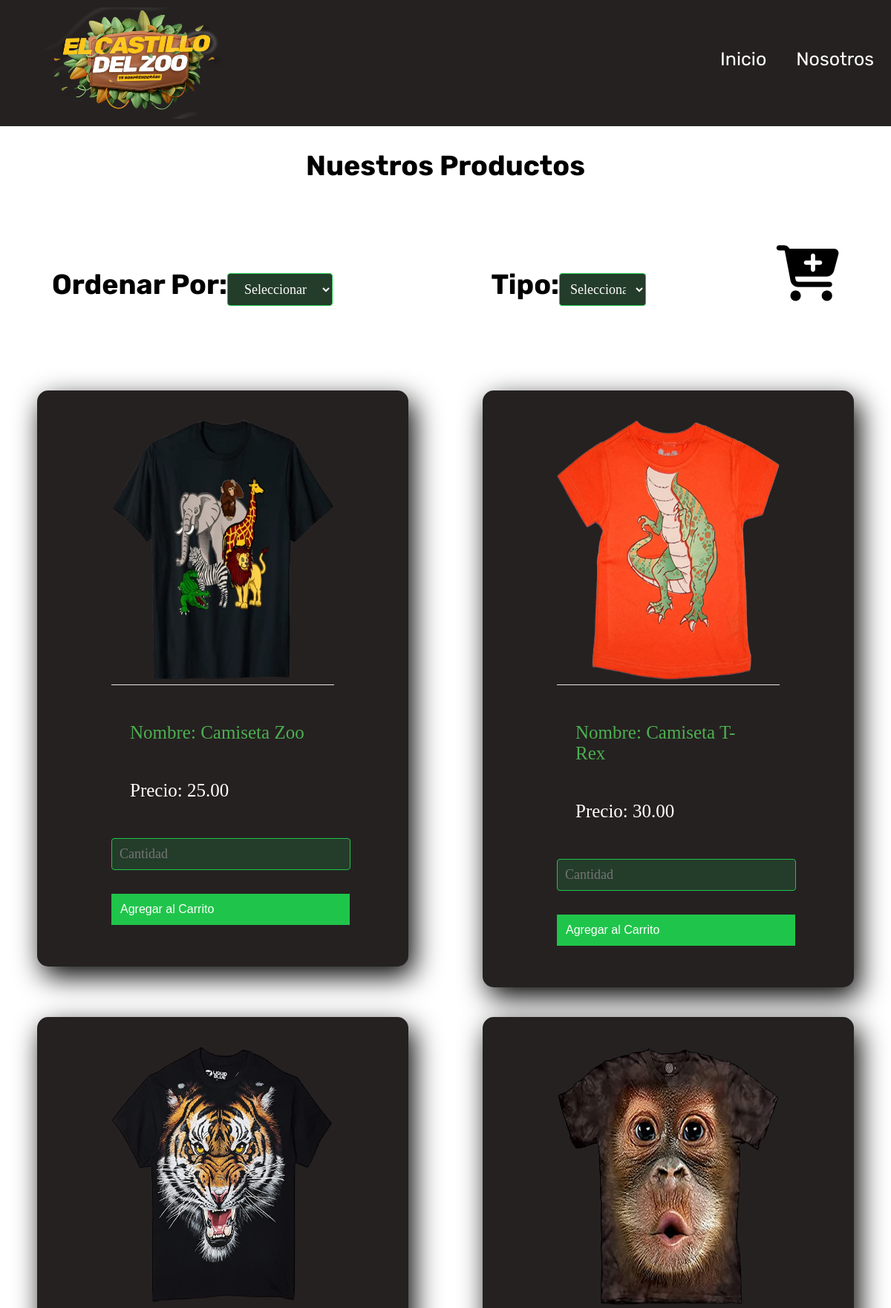
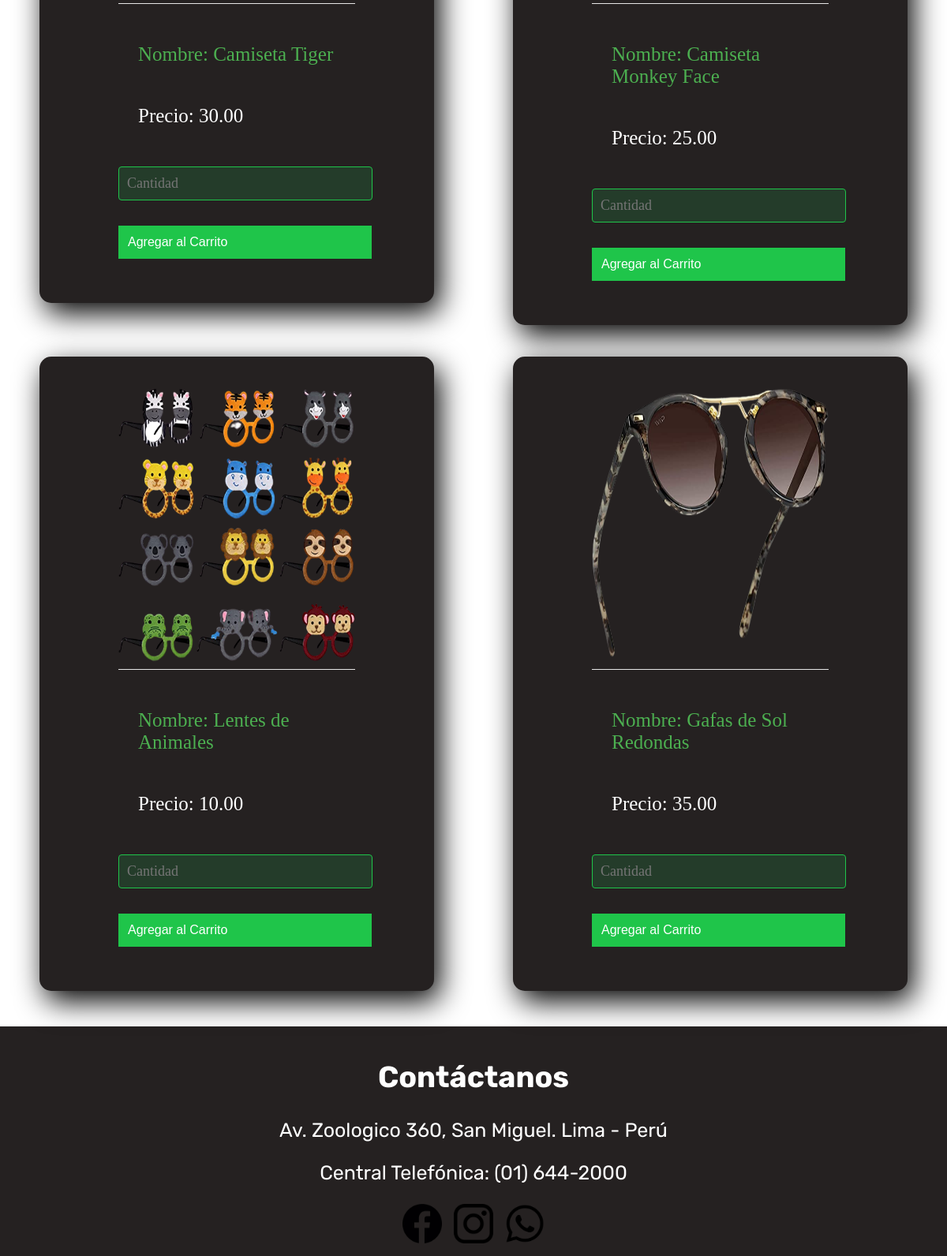
Page /paginas/productos.php?codigof=T003 on the committed database (2 pictures, top to bottom).
### tables this page shows
CREATE TABLE `producto` (
  `codpro` varchar(10) NOT NULL,
  `nompro` varchar(100) NOT NULL,
  `prepro` double(10,2) NOT NULL,
  `fotpro` varchar(100) NOT NULL,
  `codtip` varchar(10) NOT NULL
);

### controlador/conexion.php (called while the page is built, shortened)
<?php
function listarProducto($conn){
    $sql="select codpro, nompro, prepro, fotpro, codtip from producto";
    $res= mysqli_query($conn, $sql);
    $vec=array();
    while($f= mysqli_fetch_array($res))
        $vec[]=$f;
    return $vec;
}
function listarProductoFiltro($conn,$codf){
    if ($codf === 'menor') {
        $sql="select codpro, nompro, prepro, fotpro, codtip from producto order by 3 asc";
    } else if ($codf === 'mayor') {
        $sql="select codpro, nompro, prepro, fotpro, codtip from producto order by 3 desc";
    } else if ($codf === 'az') {
        $sql="select codpro, nompro, prepro, fotpro, codtip from producto order by 2 asc";
    } else if ($codf === 'za') {
        $sql="select codpro, nompro, prepro, fotpro, codtip from producto order by 2 desc";
    } else {
        $sql="select codpro, nompro, prepro, fotpro, codtip from producto where codtip='$codf'";
    }
    $res= mysqli_query($conn, $sql);
    $vec=array();
    while($f= mysqli_fetch_array($res))
        $vec[]=$f;
    return $vec;
}
?>

### paginas/productos.php (the view, shortened to what this page needs)
<!DOCTYPE html>
<html>
<head>
	<link rel="stylesheet" type="text/css" href="../css/css.css">
</head>
<body class="indext">
	<?php
		include "../includes/cabecera2.php";
	?>
	<?php
	require('../controlador/conexion.php');
	$conn = conectar();
	?>
	<section class="section_all">
	<div class="container-productos">
	<h1 align="center" style="color: #000000;">Nuestros Productos</h1>
	<div class="carrito">
	<h1>Ordenar Por:</h1>
	<form action="" method="post" class="carrito-item">
		<select name="codigof" onchange="this.form.submit()" class="controls1" style="width: 40%; text-align: center;">
		<option value="mas">Seleccionar</option>
		</select>
	</form>
	<h1>Tipo:</h1>
	<form action="" method="post" class="carrito-item">
		<select name="codigof" onchange="this.form.submit()" class="controls1" style="width: 40%; text-align: center">
		<option value="mas">Seleccionar</option>
		</select>
	</form>
	<div class="boton">
		<a href="carrito.php"><i class="icon fa-solid fa-cart-plus" style="color: #000000;"></i></a>
	</div>
	</div>
	</div>
	<?php
	$vector = listarProducto($conn);
		if(isset($_REQUEST['codigof'])){
			$codf= $_REQUEST['codigof'];
			if ($codf==='mas') {
				$vector = listarProducto($conn);
			} else if ($codf === 'menor') {
				$vector = listarProductoFiltro($conn,$codf);
			} else if ($codf === 'mayor') {
				$vector = listarProductoFiltro($conn,$codf);
			} else if ($codf === 'az') {
				$vector = listarProductoFiltro($conn,$codf);
			} else if ($codf === 'za') {
				$vector = listarProductoFiltro($conn,$codf);
			} else {
				$vector = listarProductoFiltro($conn,$codf);
			}
		}
	?>
	<div class="productos">
	<?php
		foreach ($vector as $key => $value) {
	?>
		<div class="container-productos">
		<div class="form-productos2">
		<div class="item-producto">
			<img src="../imagenes/<?=$value[3]?>" width="300" height="350"><br>
			<div class="informacion">
			<p style="color:#4CAF50 ">Nombre: <?=$value[1]?> </p>
			<p>Precio: <?=$value[2]?> </p>
			</div>
			<form action="productos.php" method="post">
				<input style="text-align: left;" type="text" class="controls" placeholder="Cantidad" name="cantidad">
				<input style="text-align: left;" class="botons" type="submit" name="agregar" value="Agregar al Carrito">
			</form>
		</div>
		</div>
		</div>
	<?php
		}
	?>
	</div>
	</section>
	<?php
		include "../includes/pie2.php";
	 ?>
</body>
</html>

### css/css.css (style rules this page uses)
body { background-image: url("../Imagenes/fondo2.jpg"); margin: 0; }
a { text-decoration: none; color: #FFFFFF; }
.indext { background-image: url("../Imagenes/fondo6.jpg"); margin: 0; font-family: Rubik; font-size: 25px; }
.section_all { padding-top: 150px; }
.controls { width: 100%; background: #F7ECA5; padding: 10px; text-align: center; border-radius: 4px; margin-bottom: 16px; border: 1px solid #000000; font-size: 18px; }
.container-productos { padding: 20px; margin: 0 auto; }
.productos { display: flex; flex-wrap: wrap; }
.item-producto { padding: 20px 50px; margin: 0 auto; }
.informacion { border-top: 1px solid rgb(230, 230, 230); padding: 1em; display: flex; flex-flow: column; }
.carrito { padding: 50px; display: flex; justify-content: space-between; align-items: baseline; }
.carrito-item { flex-grow: 3; }
.form-productos2 { width: 400px; background: #252121; padding: 20px 50px; margin: auto; border-radius: 15px; font-family: 'calibri'; color: white; box-shadow: 7px 13px 37px #000; }
.form-productos2 .botons { width: 107%; background: #1FC54A; border: none; padding: 12px; color: white; margin: 16px 0; font-size: 16px; }
.boton { font-size: 75px; float: right; }
.controls { width: 100%; background: #243C2A; padding: 10px; border-radius: 4px; margin-bottom: 16px; border: 1px solid #1FC54A; font-family: 'calibri'; font-size: 18px; color: white; }
.controls1 { width: 107%; background: #243C2A; padding: 10px; border-radius: 4px; margin-bottom: 16px; border: 1px solid #1FC54A; font-family: 'calibri'; font-size: 18px; color: white; }

### rows in the picture
producto: fotpro (picture), nompro "Camiseta Zoo", prepro "25.00"
producto: fotpro (picture), nompro "Camiseta T-Rex", prepro "30.00"
producto: fotpro (picture), nompro "Camiseta Tiger", prepro "30.00"
producto: fotpro (picture), nompro "Camiseta Monkey Face", prepro "25.00"
producto: fotpro (picture), nompro "Lentes de Animales", prepro "10.00"
producto: fotpro (picture), nompro "Gafas de Sol Redondas", prepro "35.00"
